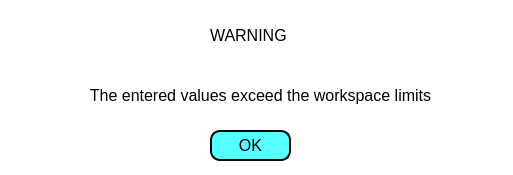
<?xml version="1.0" encoding="UTF-8"?>
<ui version="4.0">
 <class>Form</class>
 <widget class="QWidget" name="Form">
  <property name="geometry">
   <rect>
    <x>0</x>
    <y>0</y>
    <width>513</width>
    <height>175</height>
   </rect>
  </property>
  <property name="windowTitle">
   <string>Form</string>
  </property>
  <property name="styleSheet">
   <string notr="true">background-color: rgb(255, 255, 255);</string>
  </property>
  <widget class="QPushButton" name="pushButton_ok">
   <property name="geometry">
    <rect>
     <x>210</x>
     <y>130</y>
     <width>81</width>
     <height>31</height>
    </rect>
   </property>
   <property name="font">
    <font>
     <pointsize>12</pointsize>
    </font>
   </property>
   <property name="styleSheet">
    <string notr="true">
QPushButton{
border: 2px solid rgb(0, 0, 0);
border-radius: 10px;
background-color: rgb(85, 255, 255);
}

QPushButton:pressed {
    padding-top: 5px;
    padding-left: 5px;
}
</string>
   </property>
   <property name="text">
    <string>OK</string>
   </property>
  </widget>
  <widget class="QLabel" name="label_19">
   <property name="geometry">
    <rect>
     <x>20</x>
     <y>80</y>
     <width>481</width>
     <height>31</height>
    </rect>
   </property>
   <property name="font">
    <font>
     <pointsize>12</pointsize>
    </font>
   </property>
   <property name="text">
    <string>&lt;html&gt;&lt;head/&gt;&lt;body&gt;&lt;p align=&quot;center&quot;&gt;The entered values exceed the workspace limits&lt;/p&gt;&lt;/body&gt;&lt;/html&gt;</string>
   </property>
  </widget>
  <widget class="QLabel" name="label_20">
   <property name="geometry">
    <rect>
     <x>40</x>
     <y>0</y>
     <width>71</width>
     <height>71</height>
    </rect>
   </property>
   <property name="font">
    <font>
     <pointsize>12</pointsize>
    </font>
   </property>
   <property name="styleSheet">
    <string notr="true">background-color: rgb(255, 255, 255);</string>
   </property>
   <property name="text">
    <string/>
   </property>
   <property name="pixmap">
    <pixmap>warrning.png</pixmap>
   </property>
  </widget>
  <widget class="QLabel" name="label_21">
   <property name="geometry">
    <rect>
     <x>210</x>
     <y>20</y>
     <width>91</width>
     <height>31</height>
    </rect>
   </property>
   <property name="font">
    <font>
     <pointsize>12</pointsize>
    </font>
   </property>
   <property name="text">
    <string>&lt;html&gt;&lt;head/&gt;&lt;body&gt;&lt;p&gt;WARNING&lt;/p&gt;&lt;/body&gt;&lt;/html&gt;</string>
   </property>
  </widget>
 </widget>
 <resources/>
 <connections/>
</ui>
